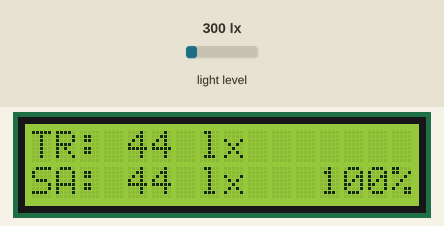
A sketch run on a simulated Arduino Uno, built with avr-gcc and run on an emulated ATmega328P. On the bench: 16×2 character LCD. Inputs (shaded band) come from the test bench; at power-on: light level 300 lx. No radio packets arrive unless stated.

Above: at 4.2 s.
4.3 s: light level set to 40 lx
At 5.9 s:
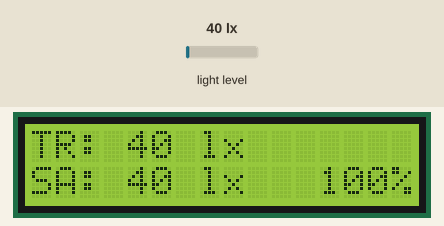
6.5 s: light level set to 500 lx
At 7.5 s:
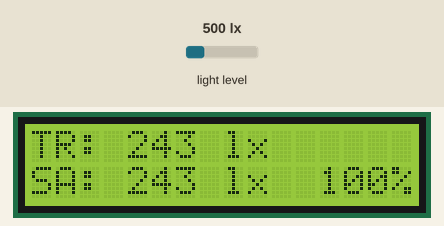
8.5 s: light level set to 1000 lx
At 10.2 s:
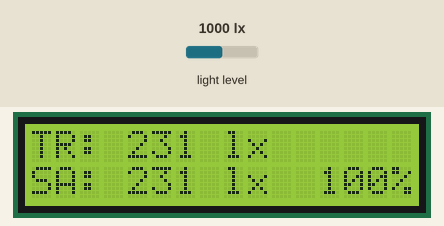
Timing chart, 0 to 11.7 s (numbered marks = the images above; inputs shaded):
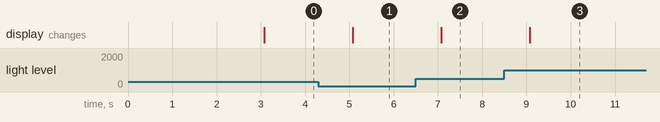

The sketch:

main.ino
```cpp
/*******************************************************************************
  Bao gồm
*******************************************************************************/

// Thư viện LCD
#include <LiquidCrystal.h>

// Thư viện BH1750
#include <Wire.h>
#include <BH1750.h>

// Thư viện Lora
#include <RHDatagram.h>
#include <RH_RF95.h>
#include <SPI.h>

/*******************************************************************************
  Định nghĩa
*******************************************************************************/

// Địa chỉ Lora
#define GATEWAY_ADDRESS     0
#define NODELIGHT_ADDRESS   3

// Ký tự tự tạo
byte sendChar[] = {0x01, 0x03, 0x05, 0x01, 0x01, 0x01, 0x01, 0x00};
byte receiveChar[] = {0x10, 0x10, 0x10, 0x10, 0x14, 0x18, 0x10, 0x00};

/*******************************************************************************
  Biến
*******************************************************************************/

// LCD
LiquidCrystal lcd(9, 8, 7, 6, 5, 4);

// BH1750
BH1750 lightMeter1(0x23);
BH1750 lightMeter2(0x5c);

// Lora
RH_RF95 driver;
RHDatagram manager(driver, NODELIGHT_ADDRESS);
bool loraSendOK = false, loraReceiveOK = false;
unsigned long loraSendMillis = 0, loraReceiveMillis = 0, loraInterval = 2000;

// Mảng cường độ sáng
char lightArr[13];

// Định thời
unsigned long previousMillis = 0;
unsigned long interval = 1000;

/*******************************************************************************
  Hàm khởi tạo
*******************************************************************************/

void setup() {
  // Khởi tạo LCD
  lcd.begin(16, 2);
  lcd.createChar(0, sendChar);
  lcd.createChar(1, receiveChar);

  // Hiển thị bản quyền và tác giả
  lcd.setCursor(0, 0);
  lcd.print("NODE LIGHT  v1.0");
  lcd.setCursor(0, 1);
  lcd.print("(c) 2018 PHAT VU");

  // Khởi tạo BH1750
  Wire.begin();
  lightMeter1.begin();
  lightMeter2.begin();

  // Khởi tạo Lora
  manager.init();

  // Lora chế độ PA Boost 20dBm (Chậm + Khoảng cách xa)
  //driver.setModemConfig(RH_RF95::Bw31_25Cr48Sf512);
  //driver.setTxPower(20);

  delay(3000);

  // Xoá màn hình
  lcd.clear();
}

/*******************************************************************************
  Hàm lặp vô hạn
*******************************************************************************/

void loop() {
  // Nếu Lora gửi thành công thì hiện biểu tượng gửi thành công và ngược lại
  if (loraSendOK) {
    lcd.setCursor(14, 0);
    lcd.write((uint8_t)0);
  } else {
    lcd.setCursor(14, 0);
    lcd.print(" ");
  }

  // Nếu Lora nhận thành công thì hiện biểu tượng nhận thành công và ngược lại
  if (loraReceiveOK) {
    lcd.setCursor(15, 0);
    lcd.write((uint8_t)1);
  } else {
    lcd.setCursor(15, 0);
    lcd.print(" ");
  }

  // Biến thời điểm hiện tại
  unsigned long currentMillis1 = millis();

  // Chạy định thời với thời gian đặt trước
  if (currentMillis1 - previousMillis >= interval || previousMillis == 0) {
    previousMillis = currentMillis1;

    // Biến hiển thị dữ liệu
    char data[17];

    // Đọc cường độ sáng từ các cảm biến
    uint8_t lux1 = lightMeter1.readLightLevel();
    uint8_t lux2 = lightMeter2.readLightLevel();

    // Hiển thị cường độ sáng trước và sau khi qua lưới
    sprintf(data, "TR: %d lx     ", lux1);
    lcd.setCursor(0, 0);
    lcd.print(data);
    sprintf(data, "SA: %d lx     ", lux2);
    lcd.setCursor(0, 1);
    lcd.print(data);

    // Tính độ xuyên sáng
    int level = 0;
    if (lux1 != 0) level = round(lux2 * 100.0 / lux1);

    // Hiển thị độ xuyên sáng
    sprintf(data, "%4d%%   ", level);
    lcd.setCursor(11, 1);
    lcd.print(data);

    // In ra mảng cường độ sáng có định dạng trước
    sprintf(lightArr, "%d,%d", lux1, lux2);
  }

  // Nếu Lora sẵn sàng
  if (manager.available()) {
    // Biến bộ đệm
    uint8_t buf[RH_RF95_MAX_MESSAGE_LEN];

    // Biến độ rộng bộ đệm
    uint8_t len = sizeof(buf);

    // Biến địa chỉ Lora
    uint8_t from;

    // Nếu nhận được dữ liệu Lora
    if (manager.recvfrom(buf, &len, &from)) {

      // Nếu từ Gateway
      if (from == GATEWAY_ADDRESS) {
        // Lora nhận thành công
        loraReceiveOK = true;
        loraReceiveMillis = millis();

        delay(500);

        // Nếu gửi giá trị CO2 đến Gateway thành công
        if (manager.sendto((uint8_t *)lightArr, (uint8_t)sizeof(lightArr), GATEWAY_ADDRESS)) {
          // Lora gửi thành công
          loraSendOK = true;
          loraSendMillis = millis();
        }
      }
    }
  }

  // Biến thời điểm hiện tại
  unsigned long currentMillis2 = millis();

  // Ẩn biểu tượng Lora gửi thành công sau thời gian định trước
  if ((currentMillis2 - loraSendMillis >= loraInterval) && loraSendOK) {
    loraSendOK = false;
  }

  // Ẩn biểu tượng Lora nhận thành công sau thời gian định trước
  if ((currentMillis2 - loraReceiveMillis >= loraInterval) && loraReceiveOK) {
    loraReceiveOK = false;
  }
}
```

Measured:
- after the input at 4.3 s, the display: changes after 0.78 s (image 1)
- after the input at 6.5 s, the display: changes after 0.58 s (image 2)
- after the input at 8.5 s, the display: changes after 0.58 s (image 3)
